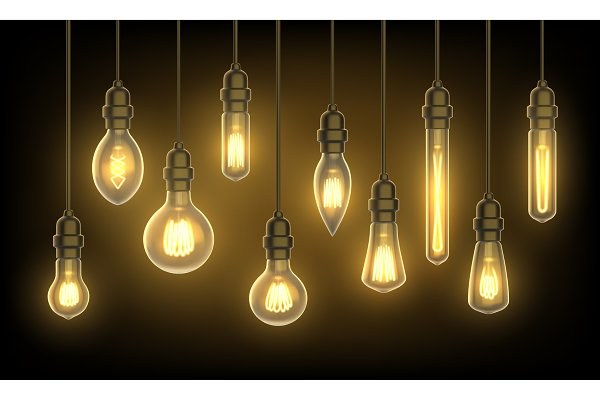
#> input picture 1. OpenCV PROJECTS/Detect bright spots in image/bulbs.jpg, 600 x 400 px
$ python main.py
#> lines starting #> are read from the running program, lines starting #| are printed output that depends on the picture; after the words box and inside, x2 and y2 are one past the last pixel; in counts of white or black regions, pixels touching at a corner belong together
from imutils import contours
from skimage import measure
import numpy as np
import imutils
import cv2


image = cv2.imread('bulbs.jpg')
#> image is the input picture: shape (400, 600, 3); mean B, G, R 49.1, 76.8, 90.8
gray = cv2.cvtColor(image, cv2.COLOR_BGR2GRAY)
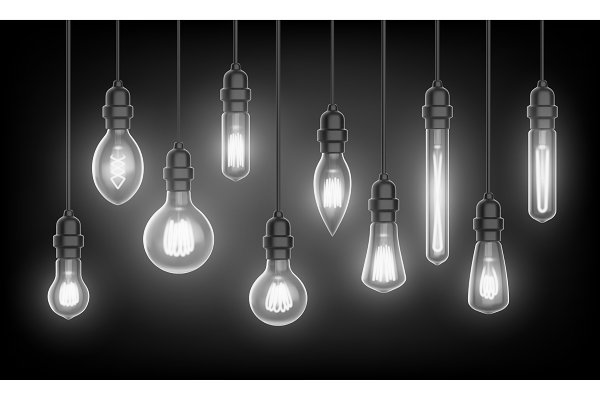
#> gray: shape (400, 600); min 0, max 255, mean 77.8
blurred = cv2.GaussianBlur(gray, (11, 11), 0)
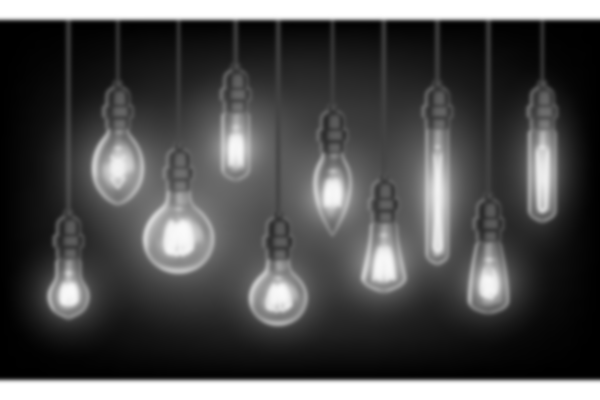
#> blurred: shape (400, 600); min 0, max 255, mean 77.8

thresh = cv2.threshold(blurred, 200, 255, cv2.THRESH_BINARY)[1]
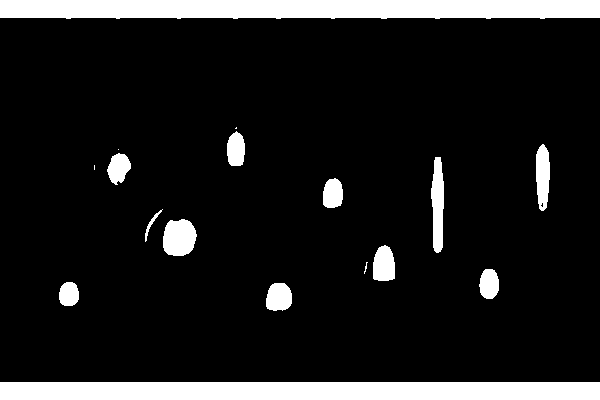
#> thresh: shape (400, 600); 11.7% white; 17 white regions (4 under 20 px), largest, box (x1, y1, x2, y2) and area: (0, 0, 600, 19) 10848, (0, 382, 600, 400) 10800, (163, 219, 197, 256) 1020

thresh = cv2.erode(thresh, None, iterations=2)
#> thresh: shape (400, 600); 9.7% white; 12 white regions, largest, box (x1, y1, x2, y2) and area: (0, 0, 600, 17) 9608, (0, 384, 600, 400) 9600, (165, 222, 194, 254) 750
thresh = cv2.dilate(thresh, None, iterations=4)
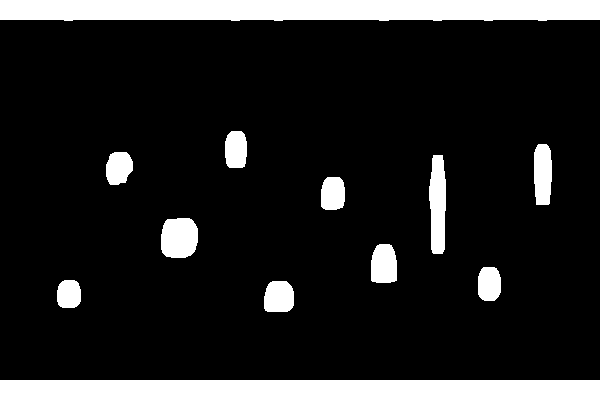
#> thresh: shape (400, 600); 13.7% white; 12 white regions, largest, box (x1, y1, x2, y2) and area: (0, 0, 600, 21) 12064, (0, 380, 600, 400) 12000, (429, 155, 446, 254) 1411

labels = measure.label(thresh, neighbors=8, background=0)
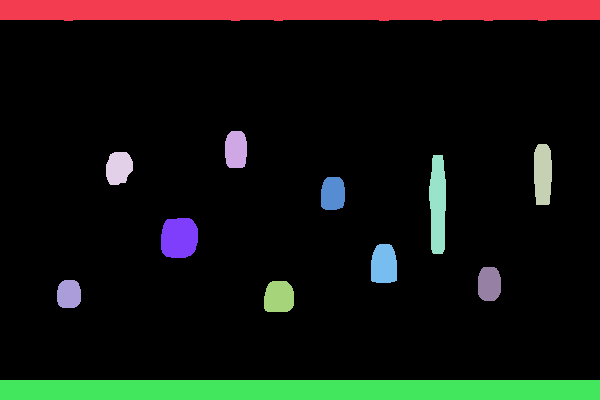
#> labels: shape (400, 600) int64; 13 distinct labels, from 0 to 12; one colour per label, 0 black
mask = np.zeros(thresh.shape, dtype="uint8")

for label in np.unique(labels):

    if label == 0:
        continue

    labelMask = np.zeros(thresh.shape, dtype="uint8")
    labelMask[labels == label] = 255
    numPixels = cv2.countNonZero(labelMask)

    if numPixels > 300:
        mask = cv2.add(mask, labelMask)
#> this loop made 13 passes
#> numPixels on passes 2 to 13: 12064, 731, 989, 722, 1411, 712, 1302, 907, 693, 593, 831, 12000
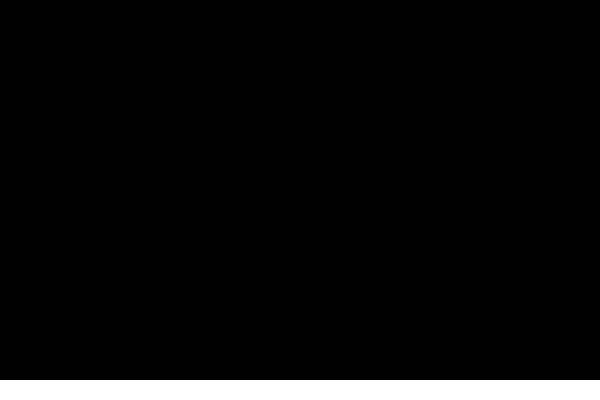
#> labelMask: shape (400, 600); 5% white; 1 white region


cnts = cv2.findContours(mask.copy(), cv2.RETR_EXTERNAL, cv2.CHAIN_APPROX_SIMPLE)
#> cnts = 12 contours; largest, box (x1, y1, x2, y2) and area: (0, 0, 600, 21) 11445, (0, 380, 600, 400) 11381, (429, 155, 446, 254) 1303, (161, 218, 198, 258) 1240, (534, 144, 552, 205) 918
cnts = imutils.grab_contours(cnts)
cnts = contours.sort_contours(cnts)[0]


for (i, c) in enumerate(cnts):
    (x, y, w, h) = cv2.boundingRect(c)
    ((cX, cY), radius) = cv2.minEnclosingCircle(c)
    cv2.circle(image, (int(cX), int(cY)), int(radius), (0, 0, 255), 3)
    cv2.putText(image, "#{}".format(i + 1), (x, y - 15), cv2.FONT_HERSHEY_SIMPLEX, 0.45, (0, 0, 255), 2)
#> this loop made 12 passes
#> (x, y, w, h, cX, cY, radius) on passes 2 to 12: (0, 0, 600, 21, 299.5, 9.5, 299.7), (57, 280, 24, 28, 68, 293.5, 14.84), (106, 152, 27, 33, 118, 168, 17.89), (161, 218, 37, 40, 178.5, 237.5, 22.33), (225, 131, 22, 37, 235.5, 149.2, 18.98), (264, 281, 30, 31, 277.2, 296.7, 18.02), (321, 177, 24, 33, 331.8, 192.9, 17.47), (371, 244, 26, 39, 383.3, 263.8, 20.59), (429, 155, 17, 99, 437.5, 204, 49.21), (478, 267, 23, 34, 488.5, 283.5, 17.39), (534, 144, 18, 61, 542, 174.2, 30.43)
#> (c, x, y, w, h, cX, cY, radius) on pass 1: ([[0, 380], [0, 399], [599, 399], [599, 380]], 0, 380, 600, 20, 299.5, 389.5, 299.7)
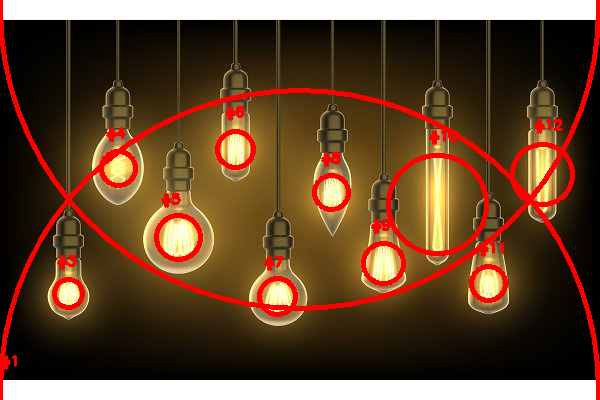
#> image: shape (400, 600, 3); 7.43% of pixels changed, all inside (x1, y1, x2, y2) = (0, 0, 600, 400)

cv2.imshow("Image", image)
cv2.waitKey(0)
